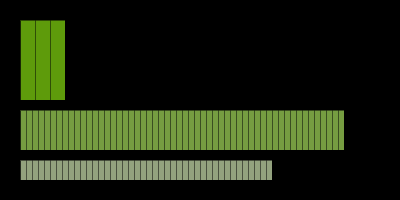
Frame 1 (no input)
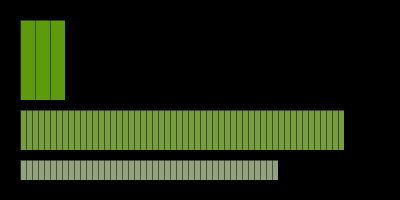
Frame 60 (the mouse pressed at the canvas centre just before this capture)
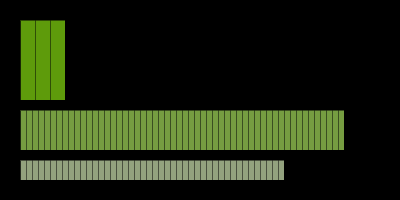
Frame 120 (the mouse held since frame 60 and released just before this capture)

The Processing sketch that drew these frames (run headless with seeded random() and noise(); from frame 60 on, the mouse is pressed at the canvas centre):

// Processing sketch: processing_112342
// ── processing_112342.pde

void setup() {
  size(400, 200);
  
}
 
void draw() {
  background(0);    // must be inside draw otherwise
                    // seconds do not disappear
  
  // get details of current time from operating system
  int s = second();
  int m = minute();
  int h = hour();
  
  stroke(0);
  strokeWeight(0.5);
  
  // draw rect for no of hours on clock
  fill(94,155,11);
  quad(20, 20, 20, 100, 20 + h*15, 100, 20 + h*15, 20);
  
  // draw rect for no of minutes on clock
  fill(118,157,65);
  quad(20, 110, 20, 150, 20 + m*6, 150, 20 +m*6, 110);
  
  // draw rect for no of seconds on clock
  fill(147,162,126);
  quad(20, 160, 20, 180,  20 + s*6, 180,  20 + s*6, 160);
  
  // draw vertical lines to divide the rect into time segments (hrs)
  // this must happen after the quads are drawn as goes on top
  for(float a = 20.0; a <= 360.0; a += 15) {
    line(a, 20, a, 100);
  }
   
  // divide into mins and secs
  for(int b = 20; b<= 380; b += 6) {
    line(b, 110, b, 150);
    line(b, 160, b, 180);
  }

}
